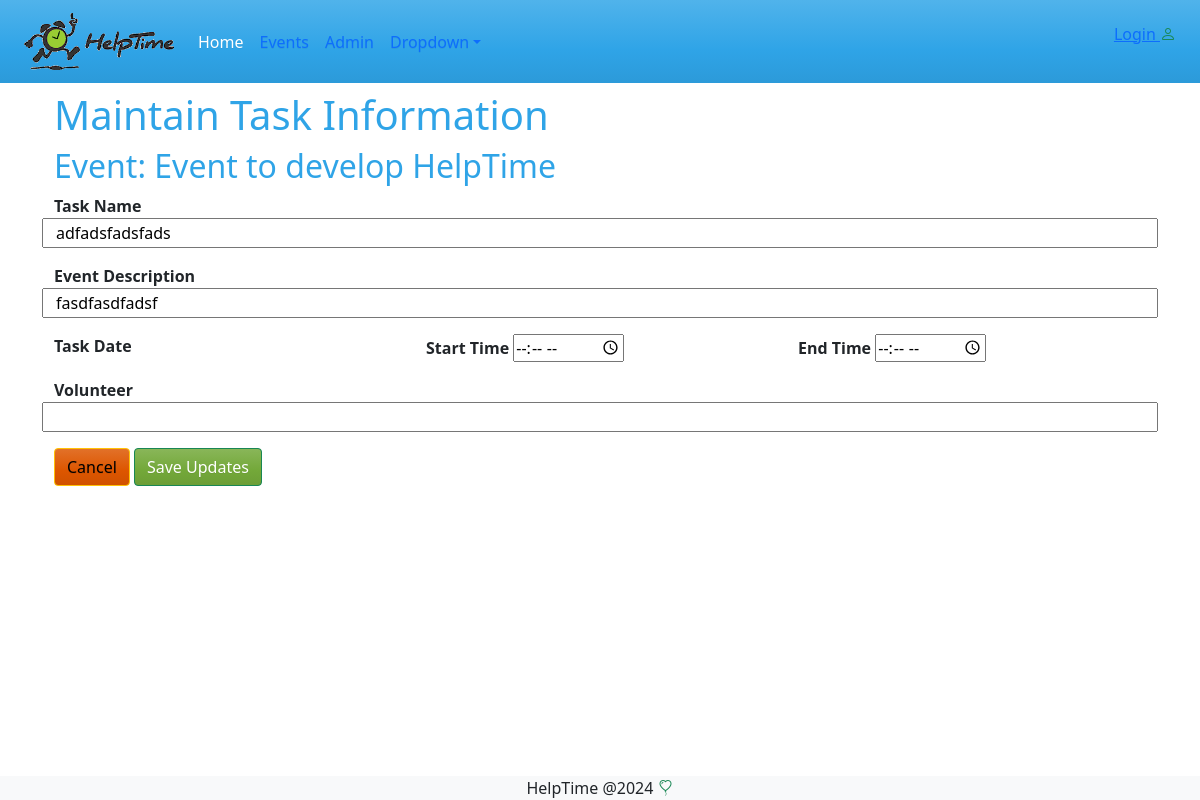
/events/taskupdate/9, run on an earlier commit of the app's database.
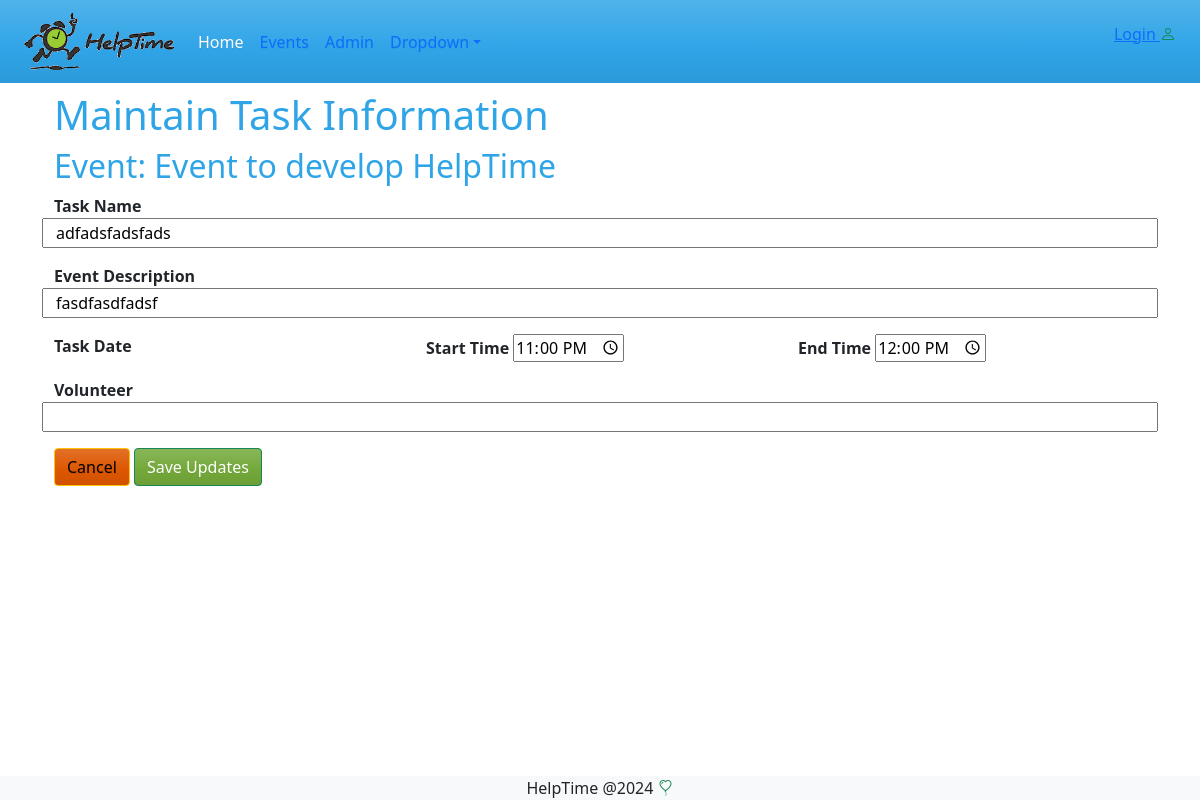
And on a later commit of the database.
### events/models.py (models this page shows, shortened)
class Task(models.Model):
    task = models.CharField(max_length=200, verbose_name='Task Name' )
    description = models.CharField(max_length=200, verbose_name='Event Description', blank=True)
    task_date = models.DateField(verbose_name='Task Date', null=True, blank=True)
    start_time = models.TimeField(verbose_name='Start Time',null=True ,blank=True)
    end_time = models.TimeField(verbose_name='End Time ', null=True,blank=True )
    volunteer =models.CharField(max_length=100, verbose_name='Volunteer',  null=True, blank=True)
    event = models.ForeignKey(Event, on_delete=models.SET_NULL,  null=True, blank=True, related_name='tasks')

class Event(models.Model):
    reminder_days_choice = models.TextChoices('days', '1 2 3 4 5 6 7')
    name = models.CharField(max_length=200, verbose_name='Event Name' )
    description = models.TextField(max_length=200, verbose_name='Event Description', blank=True)
    organization = models.CharField(max_length=100, verbose_name='Organization Name', blank=True )
    primery_contact = models.CharField(max_length=100, verbose_name='Primary Contact', blank=True)
    alternate_contact = models.CharField(max_length=100, verbose_name='Alt Contact', blank=True)
    hide_names = models.BooleanField(default=False, verbose_name='Hide Volunteer Names', blank=True)
    reminder_days = models.CharField(max_length=5, choices=reminder_days_choice, verbose_name='Days to remind in advance', default=7)
    created_by = models.ForeignKey(User, on_delete=models.SET_NULL, null=True, blank=True)
    created_at = models.DateTimeField(auto_now_add=True, null=True, blank=True)
    updated_at = models.DateTimeField(auto_now=True, blank=True, null=True)

### events/views.py (the view, shortened to what this page needs)
# urls.py: path("taskupdate/<int:pk>", views.taskupdate, name="taskupdate"),
def taskupdate(request, pk):
    task = Task.objects.get(id=pk)
    form = TaskForm(instance=task)
    event_id = task.event_id
    return render(request, 'events/taskupdate.html', {'form': form, 'task':task})

### events/forms.py
class TaskForm(forms.ModelForm):
    class Meta:
        model = Task
        fields= '__all__'
        widgets = {
            'task' :  forms.TextInput(
                attrs={'placeholder': 'New Task Name'}),
            'task_date' : DateInput(),
            'start_time' : TimeInput(),
            'end_time' : TimeInput(),
        }

### events/templates/events/taskupdate.html (shortened to what this page needs)
{% extends 'master.html' %}
{% block content %}
<h1> Maintain Task Information </h1>
<h2>Event: {{ task.event.name }}</h2>
<form method="POST" class="container-float">
    <fieldset>
        <div class="row">
            <strong>{{form.task.label}}</strong>
            {{ form.task }}
        </div>
        <div class="row mt-3">
            <strong>{{form.description.label}}</strong>
            {{ form.description }}
        </div>
        <div class="row mt-3">
            <div class="col-md-4">
                <strong>{{form.task_date.label}}</strong>
            </div>
            <div class="col-md-4">
                <strong>{{form.start_time.label}}</strong>
                {{ form.start_time}}
            </div>
            <div class="col-md-4">
                <strong>{{form.end_time.label}}</strong>
                {{ form.end_time}}
            </div>
        </div>
        <div class="row mt-3">
            <strong>{{form.volunteer.label}}</strong>
            {{ form.volunteer }}
        </div>
    </fieldset>
    <div class="mt-3">
        <a href="{% url 'events:index' %}" class='float-right btn btn-warning'>Cancel</a>
        <input type="submit" value="Save Updates" class='float-right btn btn-success'>
    </div>
</form>
{% endblock %}

What changed in the data, as far as the page shows it:
changed Task "adfadsfadsfads": start_time (not shown) → "23:00:00"; end_time (not shown) → "12:00:00"
